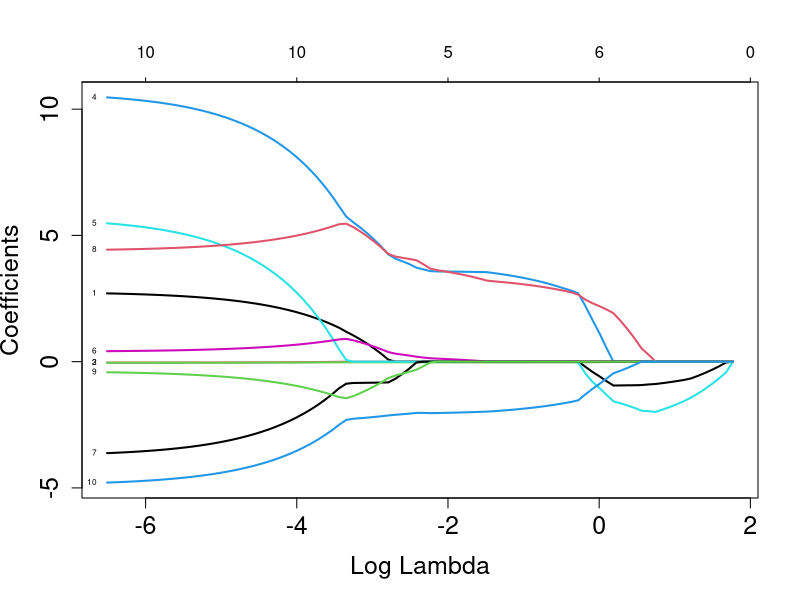

The R source for this figure:
#Regularization
library(glmnet) #load the library
#Creating training and the test data set
index <- sample(1:nrow(mtcars),0.6*nrow(mtcars),replace=FALSE)
train <- mtcars[index,]
test <- mtcars[-index,]
#Model training
model <- glmnet(data.matrix(train[,-1]),train[,1],alpha=1) #alpha=0 (ridge)
#Model Prediction
pred <- predict(model,data.matrix(test[,-1]),s=2) #s is the value of lambda
#Model visualization
plot(model, xvar = "lambda", label = TRUE, lwd =2, cex.axis = 1.5, cex.lab = 1.5)
coef(model, s = exp(-1))
coef(model, s = exp(-1))[5]
#Model Assesment
mean((pred - test[,1])^2)
#cv to determine the best penalty parameter using lasso
model.cv <- cv.glmnet(data.matrix(train[,-1]),train[,1],alpha=1,nfolds=5)
#best lambda
bestlam <- model.cv$lambda.min
model.cv
pred.cv <- predict(model.cv,data.matrix(test[,-1]),s=bestlam)
pred.cv
#Model Assesment
mean((pred.cv - test[,1])^2)
